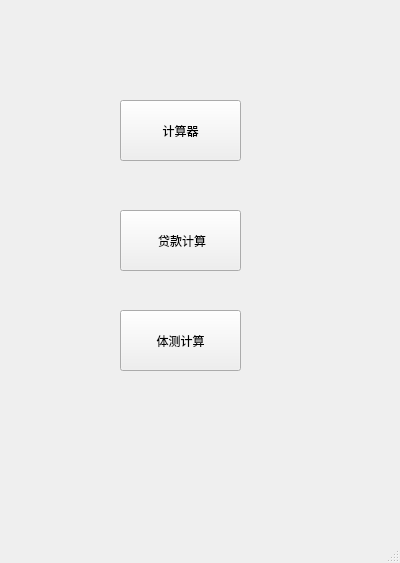
<?xml version="1.0" encoding="UTF-8"?>
<ui version="4.0">
 <class>MainWindow</class>
 <widget class="QMainWindow" name="MainWindow">
  <property name="enabled">
   <bool>true</bool>
  </property>
  <property name="geometry">
   <rect>
    <x>0</x>
    <y>0</y>
    <width>400</width>
    <height>563</height>
   </rect>
  </property>
  <property name="maximumSize">
   <size>
    <width>400</width>
    <height>800</height>
   </size>
  </property>
  <property name="windowTitle">
   <string>MainWindow</string>
  </property>
  <property name="animated">
   <bool>true</bool>
  </property>
  <widget class="QWidget" name="centralwidget">
   <widget class="QPushButton" name="calculator">
    <property name="geometry">
     <rect>
      <x>120</x>
      <y>100</y>
      <width>121</width>
      <height>61</height>
     </rect>
    </property>
    <property name="text">
     <string>计算器</string>
    </property>
   </widget>
   <widget class="QPushButton" name="loancalculator">
    <property name="geometry">
     <rect>
      <x>120</x>
      <y>210</y>
      <width>121</width>
      <height>61</height>
     </rect>
    </property>
    <property name="text">
     <string> 贷款计算</string>
    </property>
   </widget>
   <widget class="QPushButton" name="pushButton_3">
    <property name="geometry">
     <rect>
      <x>120</x>
      <y>310</y>
      <width>121</width>
      <height>61</height>
     </rect>
    </property>
    <property name="text">
     <string>体测计算</string>
    </property>
   </widget>
  </widget>
  <widget class="QStatusBar" name="statusbar"/>
 </widget>
 <resources/>
 <connections/>
</ui>
